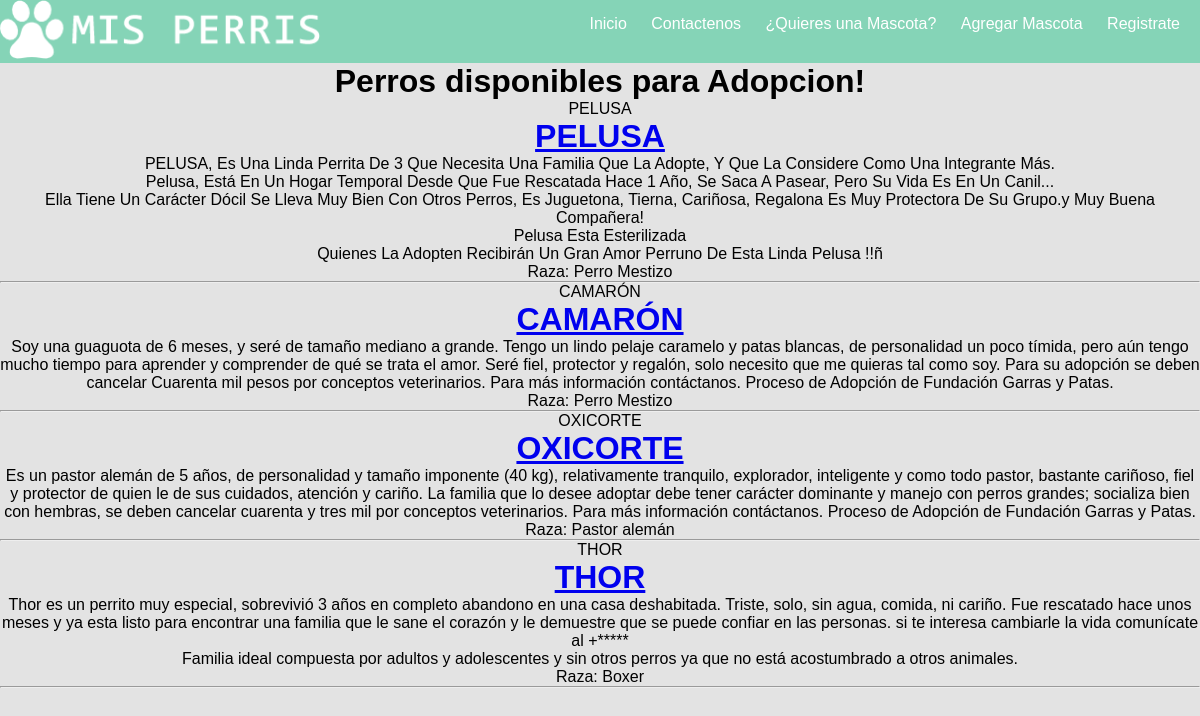
The app's page /post/lista/ with its own data.
### blog/models.py (models this page shows)
class RegistroRescatados(models.Model):
        Nombre = models.CharField(max_length=20, null=False)
        Fotografia = models.ImageField(null=False)
        RazaPredominante = models.CharField(max_length=20, null=False)
        Descripcion = models.TextField(null=False)
        ESTADOS = (('R','Rescatados'),('D','Disponible'),('A','Adoptado'))
        Estado = models.CharField(max_length=1 ,choices=ESTADOS , null=False, default='D')
        def __str__(self):
            return self.Nombre

### blog/views.py (the view)
# urls.py: url(r'^post/lista/$', views.posteos, name='posteos'),
def posteos(request):
        posts = RegistroRescatados.objects.filter(Estado='D')
        return render(request, 'blog/posteos.htm', {'posts': posts})

### blog/templates/blog/posteos.htm
{% extends 'blog/base.htm' %}
{% block content %}
{% load staticfiles %}
<h1>Perros disponibles para Adopcion!</h1>
    {% for post in posts %}
        <div class="content-lista">
                {% if post.Nombre != "Fotografia" %}
                {{ post.label_tag }}{{ post }}
                {% else %}
        <img src="{{ post.instance.Fotografia.url }}" alt="">
        {% endif %}
       <h1><a href="{% url 'post_detail' pk=post.pk %}">{{ post.Nombre }}</a></h1>
            <p>{{ post.Descripcion|linebreaksbr }}</p>
           <p> Raza: {{ post.RazaPredominante }}</p>
           <hr>
        </div>
        {% endfor %}
{% endblock %}

### blog/templates/blog/base.htm (shortened to what this page needs)
{% load staticfiles %}
<!DOCTYPE html>
<html lang="en">
<head>
    <link rel="stylesheet" href="{% static 'css/blog.css' %}">
    <link rel="stylesheet" href="{% static 'css/formulario.css' %}">
    <link rel="stylesheet" href="{% static 'css/post_new.css' %}">
    <link rel="stylesheet" href="{% static 'Fuentes/style.css' %}">
</head>
<body>
        <div class="contenido-cabecera">
                <div class="cabecera-logo">
                    <img src="{% static 'img/logo.png' %}" alt="logo">
                </div>
                <div class="cabecera-lista">
                    <ul class="lista">
                        <li><a href="http://localhost:8000/">Inicio</a> </li>
                        <li><a href="#">Contactenos</a> </li>
                        <li><a href="{% url 'posteos'  %}">¿Quieres una Mascota?</a></li>
                        <li><a href="{% url 'post_new' %}">Agregar Mascota</a> </li>
                        <li><a href="{% url 'formulario' %}">Registrate</a></li>
                    </ul>
                </div>
            </div>
    {% block content %}
            {% endblock %}
</body>
</html>

### blog/static/css/blog.css (style rules this page uses)
* { margin:0; padding: 0; box-sizing: border-box; font-family: Arial, Helvetica, sans-serif; }
body { margin: auto; }
.contenido-cabecera { width: auto; margin-top: 100px; text-align: center; margin: auto; }
.cabecera-logo { background: #85d4b7; text-align: center; }
.cabecera-logo img { width: 100%; max-width: 326px; }
.cabecera-lista { text-align: center ; }
.lista li { height: 50px; box-sizing: border-box; border: 1px solid #85d4b7 ; background: #6ccba9; cursor: pointer; list-style: none; }
.lista li a { padding-top: 15px; display: block; color: white; text-decoration: none; }
@media screen and (min-width: 800px) { body { background: #6DCCAA; } }
@media screen and (min-width: 800px) { .contenido-cabecera { display: flex; justify-content: space-between; background: #85D4B7; } }
@media screen and (min-width: 800px) { .lista li { padding-right: 20px; background: #85D4B7; display: inline-block; border: none; } }

### blog/static/css/formulario.css (style rules this page uses)
* { box-sizing: border-box; }
body { margin: 0; font-family: sans-serif; background: rgba(0, 0, 0, 0.5); }
h1 { text-align: center; color: black; }

### blog/static/css/post_new.css (style rules this page uses)
* { box-sizing: border-box; }
body { margin: 0; font-family: sans-serif; background: rgba(119, 119, 119, 0.199); text-align: center; border-spacing: 10px; }

### records on screen
RegistroRescatados: Nombre "PELUSA", Descripcion "PELUSA, Es Una Linda Perrita De 3 Que Necesita Una Familia Que La Adopte, Y Que La Considere Como Una Integrante Más. Pelusa, Está En Un Hogar Temporal Desde Que Fue Rescatada Hace 1 Año, Se Saca A Pasear, Pero Su Vida Es En Un Canil... Ella Tiene Un Carácter Dócil Se Lleva Muy Bien Con Otros Perros, Es Juguetona, Tierna, Cariñosa, Regalona Es Muy Protectora De Su Grupo.y Muy Buena Compañera! Pelusa Esta Esterilizada Quienes La Adopten Recibirán Un Gran Amor Perruno De Esta Linda Pelusa !!ñ", RazaPredominante "Perro Mestizo"
RegistroRescatados: Nombre "CAMARÓN", Descripcion "Soy una guaguota de 6 meses, y seré de tamaño mediano a grande. Tengo un lindo pelaje caramelo y patas blancas, de personalidad un poco tímida, pero aún tengo mucho tiempo para aprender y comprender de qué se trata el amor. Seré fiel, protector y regalón, solo necesito que me quieras tal como soy. Para su adopción se deben cancelar Cuarenta mil pesos por conceptos veterinarios. Para más información contáctanos. Proceso de Adopción de Fundación Garras y Patas.", RazaPredominante "Perro Mestizo"
RegistroRescatados: Nombre "OXICORTE", Descripcion "Es un pastor alemán de 5 años, de personalidad y tamaño imponente (40 kg), relativamente tranquilo, explorador, inteligente y como todo pastor, bastante cariñoso, fiel y protector de quien le de sus cuidados, atención y cariño. La familia que lo desee adoptar debe tener carácter dominante y manejo con perros grandes; socializa bien con hembras, se deben cancelar cuarenta y tres mil por conceptos veterinarios. Para más información contáctanos. Proceso de Adopción de Fundación Garras y Patas.", RazaPredominante "Pastor alemán"
RegistroRescatados: Nombre "THOR", Descripcion "Thor es un perrito muy especial, sobrevivió 3 años en completo abandono en una casa deshabitada. Triste, solo, sin agua, comida, ni cariño. Fue rescatado hace unos meses y ya esta listo para encontrar una familia que le sane el corazón y le demuestre que se puede confiar en las personas. si te interesa cambiarle la vida comunícate al +***** Familia ideal compuesta por adultos y adolescentes y sin otros perros ya que no está acostumbrado a otros animales.", RazaPredominante "Boxer"
